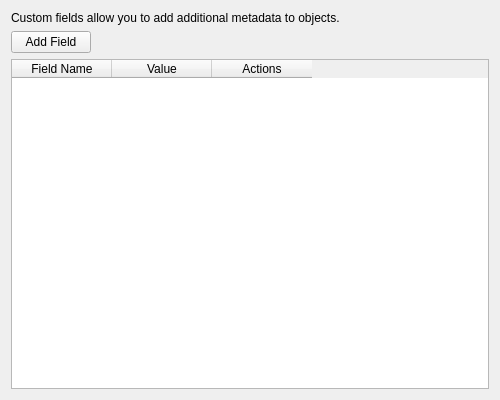
<?xml version="1.0" encoding="UTF-8"?>
<ui version="4.0">
 <class>CustomFieldsDisplayPage</class>
 <widget class="QWidget" name="CustomFieldsDisplayPage">
  <property name="geometry">
   <rect>
    <x>0</x>
    <y>0</y>
    <width>500</width>
    <height>400</height>
   </rect>
  </property>
  <layout class="QVBoxLayout" name="verticalLayout">
   <item>
    <widget class="QLabel" name="labelInfo">
     <property name="text">
      <string>Custom fields allow you to add additional metadata to objects.</string>
     </property>
     <property name="wordWrap">
      <bool>true</bool>
     </property>
    </widget>
   </item>
   <item>
    <layout class="QHBoxLayout" name="horizontalLayout">
     <item>
      <widget class="QPushButton" name="buttonAdd">
       <property name="text">
        <string>Add Field</string>
       </property>
      </widget>
     </item>
     <item>
      <spacer name="horizontalSpacer">
       <property name="orientation">
        <enum>Qt::Horizontal</enum>
       </property>
       <property name="sizeHint" stdset="0">
        <size>
         <width>40</width>
         <height>20</height>
        </size>
       </property>
      </spacer>
     </item>
    </layout>
   </item>
   <item>
    <widget class="QTableWidget" name="tableWidgetFields">
     <property name="columnCount">
      <number>3</number>
     </property>
     <column>
      <property name="text">
       <string>Field Name</string>
      </property>
     </column>
     <column>
      <property name="text">
       <string>Value</string>
      </property>
     </column>
     <column>
      <property name="text">
       <string>Actions</string>
      </property>
     </column>
    </widget>
   </item>
  </layout>
 </widget>
 <resources/>
 <connections/>
</ui>
